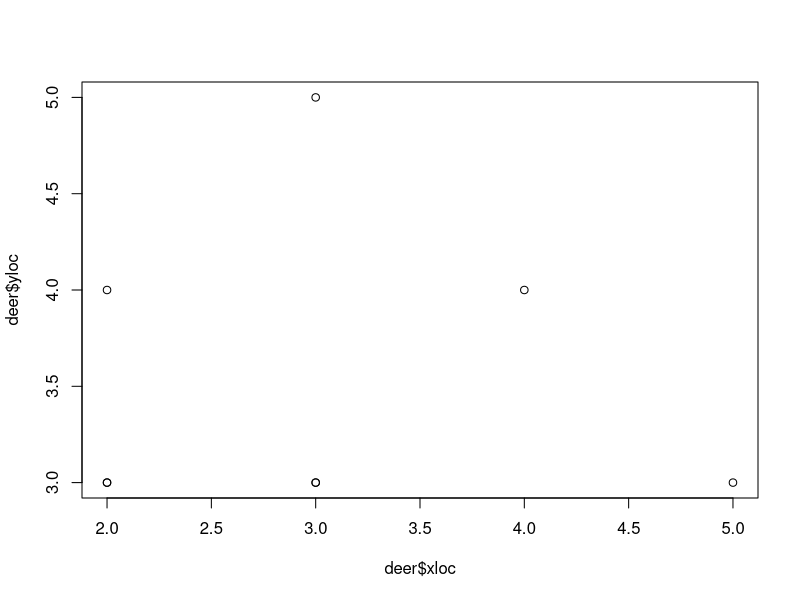
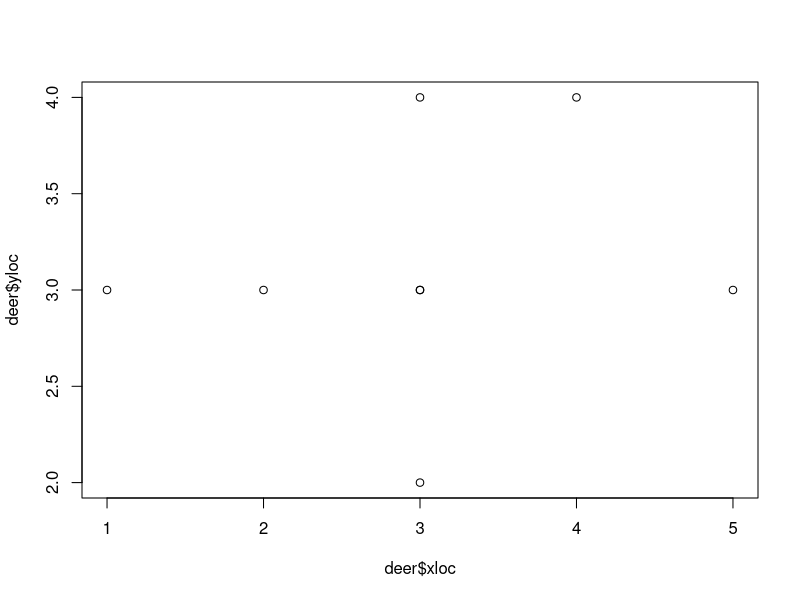
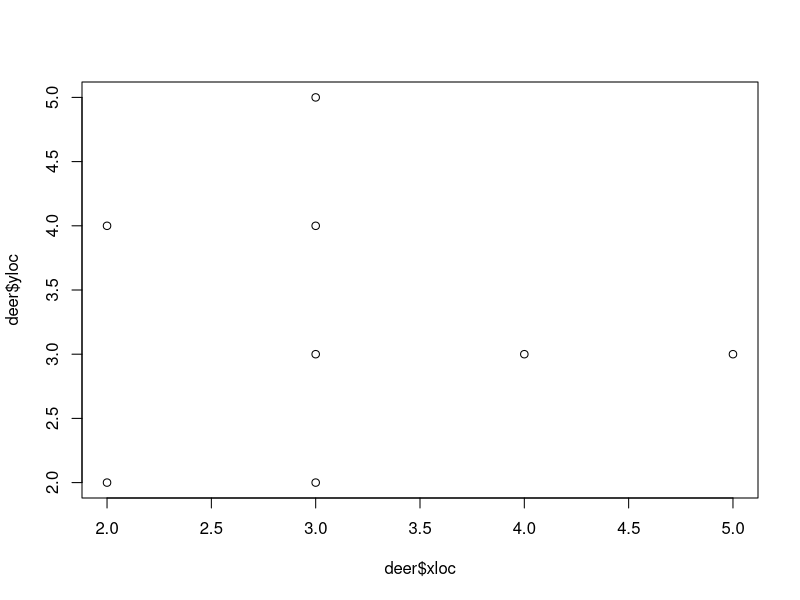
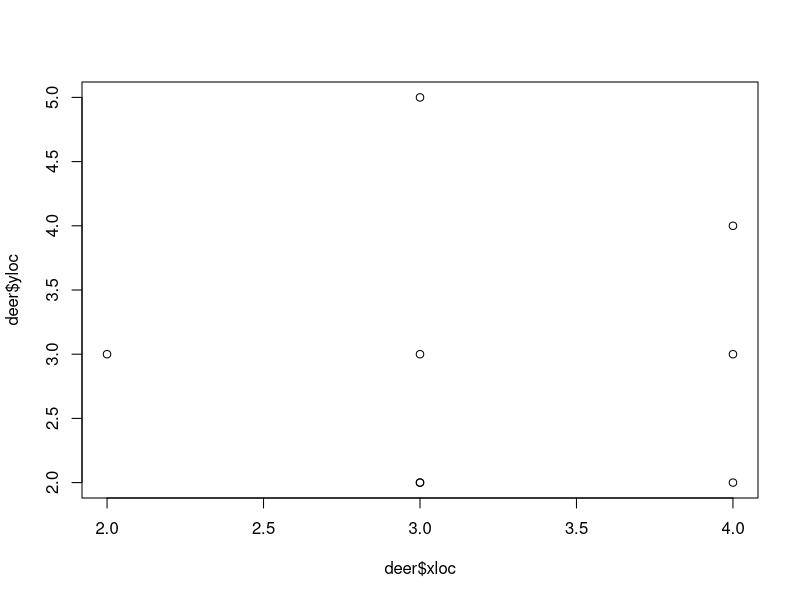
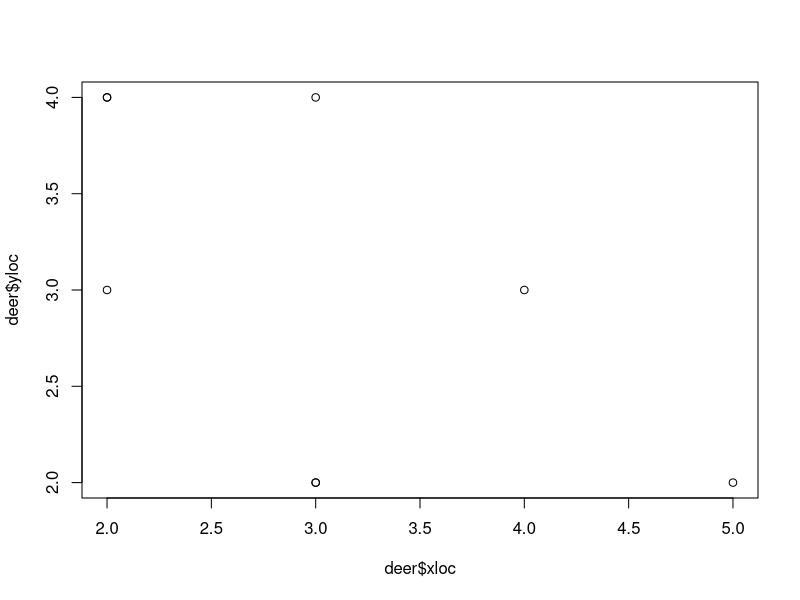
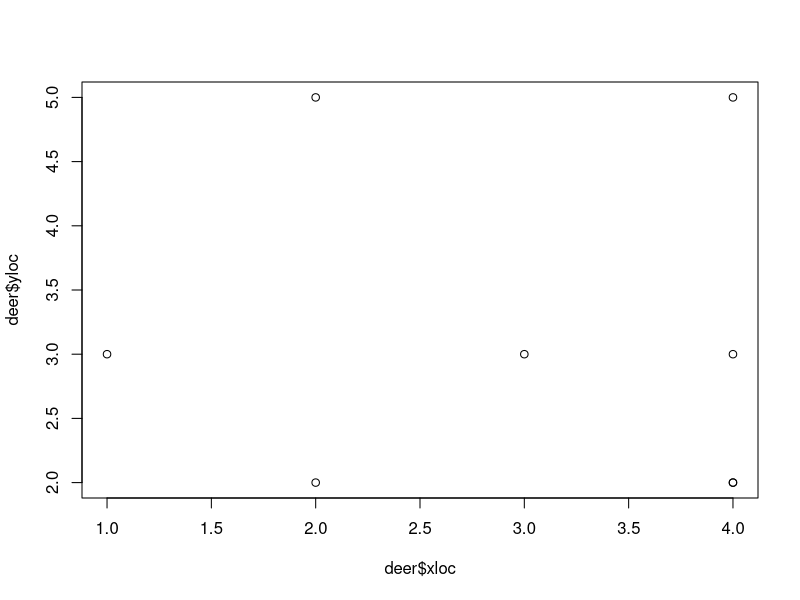
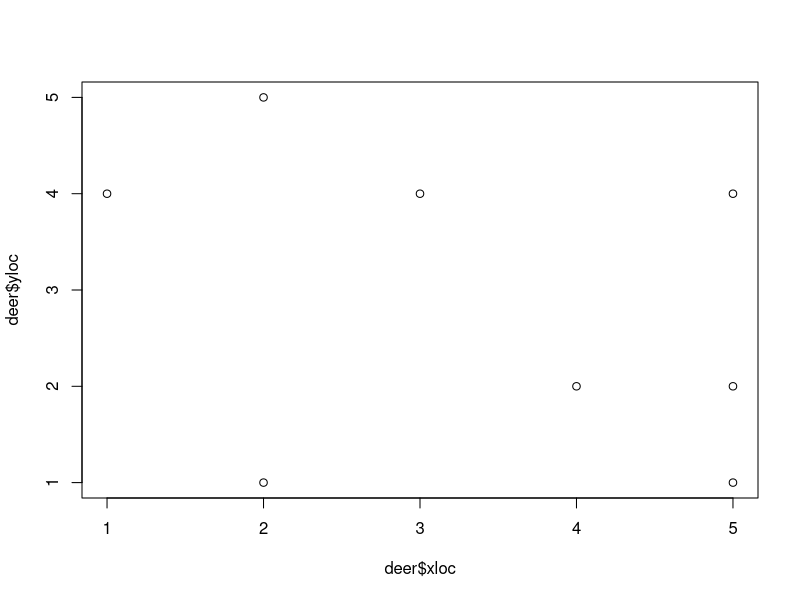
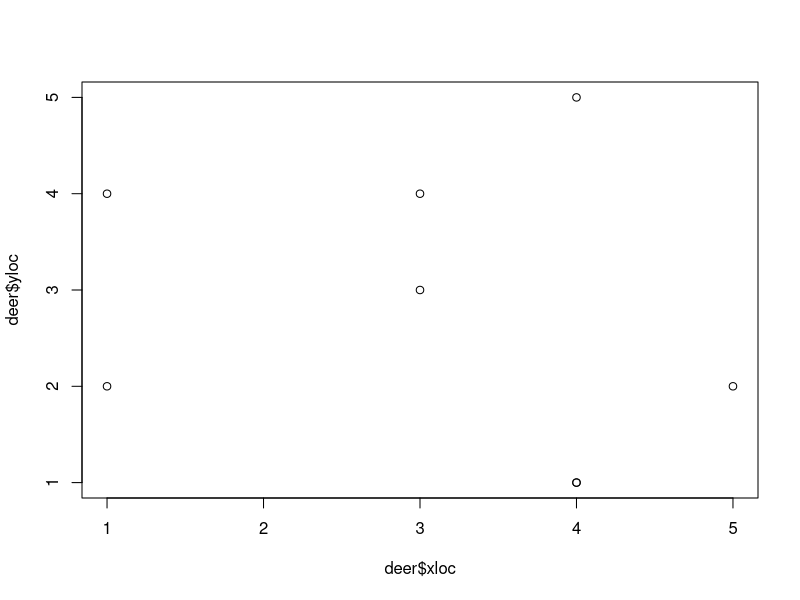

R code for these plots, in order:
library(tidyverse)
library(plotrix)
# make a square matrix for now
make_landscape_matrix <- function(row, col){
   matrix(sample(c(0,1), replace=TRUE, size=row*col), nrow=row)
}
make_infection_matrix<-function(row,col){
   matrix(sample(c(0), replace=TRUE, size=row*col), nrow=row)
}
get_infected_deer<-function(data_frame){
  for(i in 1:nrow(data_frame)){
    if(data_frame[i,]$status == "I"){
      infected_ind<-data_frame[i,]
    }
  }
  infected_ind
}

# function that will return boolean value
# if two deer share the same space and one of them is infected
update_infection_statuses<-function(data_frame){
  inf_ind<-get_infected_deer(data_frame)
  for(i in 1:nrow(data_frame)){
    if(data_frame[i,]$xloc==inf_ind$xloc &
       data_frame[i,]$yloc==inf_ind$yloc &
       (data_frame[i,]$status=="S")){
      data_frame[i,]$status = "I"
    }
  }
  data_frame
}
update_infection_matrix<-function(inf_matrix, data_frame){
  for(i in 1:nrow(data_frame)){
    if(data_frame[i,]$status == "I")
      inf_matrix[data_frame[i,]$xloc, data_frame[i,]$yloc]<-inf_matrix[data_frame[i,]$xloc,data_frame[i,]$yloc] + 1
  }
  inf_matrix
}
move<-function(data_frame){
  for(i in 1:nrow(data_frame)){
    nbs<-get_neighbors(c(data_frame[i,]$xloc,data_frame[i,]$yloc), num_row, num_col)
    new_loc<-nbs[[round(runif(1,1,length(nbs)))]]
    data_frame[i,]$xloc<-new_loc[[1]]
    data_frame[i,]$yloc<-new_loc[[2]]
  }
  data_frame
}
# want function to create dataframe of deer
make_deer <- function(n.initial,dim, nI){
  id<-1:n.initial
  xloc<-round(runif(n.initial, min=1, max=dim))
  yloc<-round(runif(n.initial, min=1, max=dim))
  # vec<-Cmatrix(yloc,xloc,dim)
  I<-sample(1:n.initial, nI)
  status<-rep("S", times=n.initial)
  status[I]<-"I"
  inds <- data.frame(id = id, xloc=xloc, yloc=yloc, status=status, stringsAsFactors=FALSE) 
  inds
}
# takes in vector(s), matrix points
# @param matrix
# returns neighborhood of cells as a list of vectors
get_neighbors<-function(loc, nrow, ncol){
  # list iterator
  k=1
  l<-list()
  # check if either x,y element of loc is greater than
  # the dimension of the landscape matrix
  for(i in -1:1){
    for(j in -1:1){
      # case 1 on left or right edge of matrix
      if(!(loc[1]+i < 1 | loc[1]+i > nrow) & !(loc[2]+j < 1 | loc[2]+j > ncol)){
        l[[k]] <- c(loc[1] + i, loc[2] + j)
        k<-k+1
      }
    }
  }
  l 
}

num_row=5
num_col=5
landscape<-make_landscape_matrix(5,5) 
infection_matrix<-make_infection_matrix(5,5)
deer<-make_deer(8,num_row,1)
inf_ind<-get_infected_deer(deer)
# deer<-deer %>% add_row(id=nrow(), xloc=inf_ind$xloc, yloc=inf_ind$yloc, status="S")
deer
inf_ind<-get_infected_deer(deer)
for(i in 1:10){
  deer<-update_infection_statuses(deer)
  infection_matrix<-update_infection_matrix(infection_matrix, deer)
  print(infection_matrix )
  deer<-move(deer)
  print(deer)
  # add a column with the extreme values (-1,1) to calculate
  # the colors, then drop the extra column in the result
  
  # code for movement map
  matplot(deer$xloc, deer$yloc,pch=1)
  # code for "heatmap"
  # cellcol<-color.scale(cbind(infection_matrix,
  #                            c(8, rep(1,4))), c(0,1), 0, c(1,0))[,1:5]
  # color2D.matplot(infection_matrix,cellcolors=cellcol,
  #                 main="Landscape Infectivity Heatmap")
  # # do the legend call separately to get the full range
  # color.legend(0,-4,10,-3,legend=c(0,1,2,3,4,5,6,7,8,9,10),
  #              rect.col=color.scale(c(0:8),c(0,1),0,c(1,0)),align="rb")
  
  Sys.sleep(2)
}
color.scale